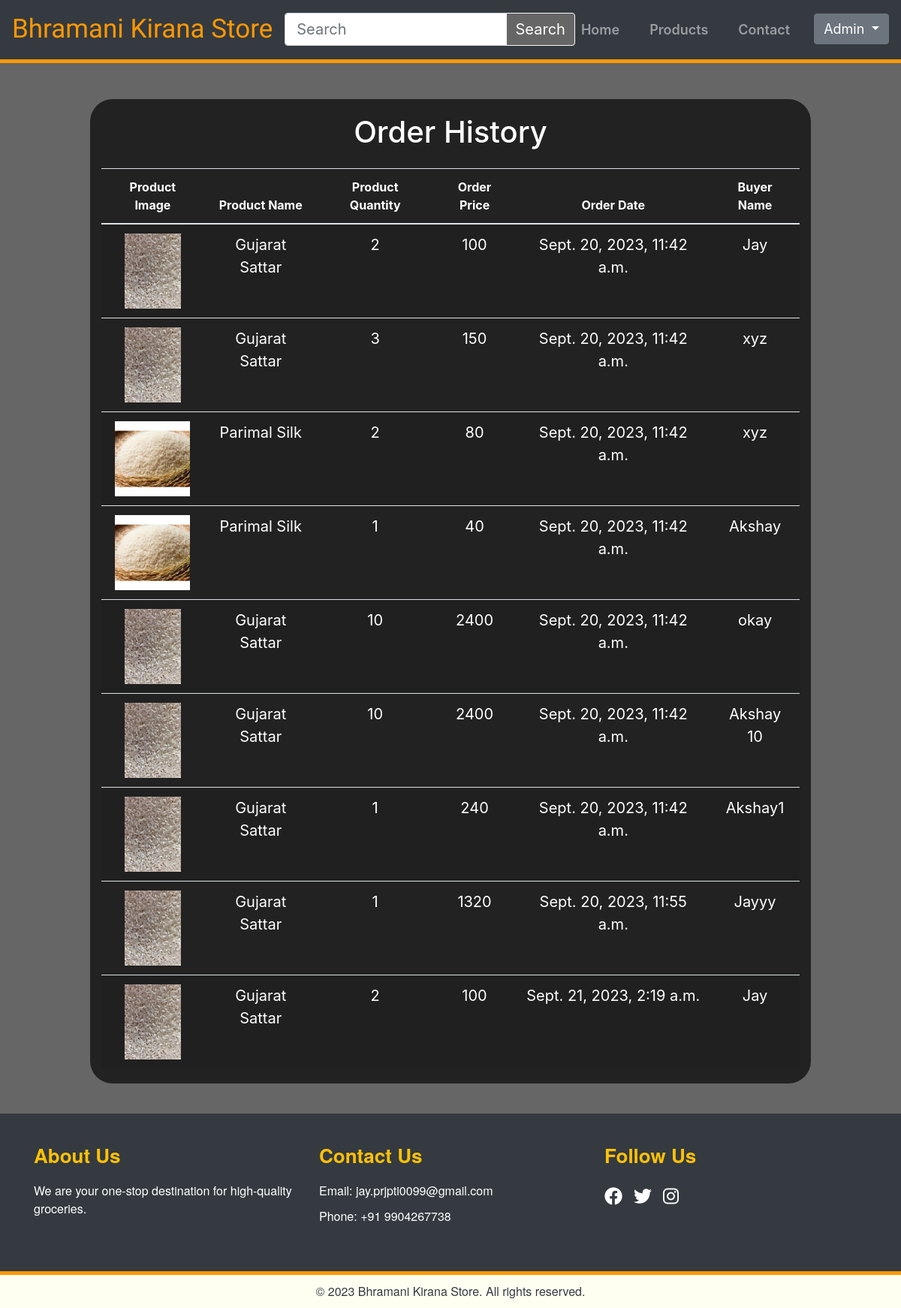
The page /vendorcart/ (signed in) on the database its author committed.
### jagruti/models.py (models this page shows)
class Product(models.Model):
    category = models.ForeignKey(Category, on_delete=models.CASCADE)
    Productname = models.CharField(max_length=200)
    Price = models.CharField(max_length=200)
    Quantity = models.CharField(max_length=200)
    Description = models.CharField(max_length=200)
    Image = models.ImageField(upload_to="productimage")

class Cart(models.Model):
    userid = models.CharField(max_length=200)
    productid = models.CharField(max_length=200)
    orderid = models.CharField(max_length=200)
    quantity = models.CharField(max_length=200)
    productprice = models.CharField(max_length=200)
    totalprice = models.CharField(max_length=200)
    datetime = models.DateTimeField(auto_created=True, auto_now=True)

class shipping(models.Model):
    userid = models.CharField(max_length=200)
    productid = models.CharField(max_length=200)
    firstname = models.CharField(max_length=200)
    lastname = models.CharField(max_length=200)
    email = models.CharField(max_length=200)
    contact = models.CharField(max_length=200)
    address = models.CharField(max_length=200)
    price = models.CharField(max_length=200)

### jagruti/views.py (the view, shortened to what this page needs)
# urls.py: path("vendorcart/",views.VendorCart,name="vcart"),
def VendorCart(request):
    orderdata = Order.objects.all()
    productlist = []
    cartdata = Cart.objects.all()
    prolist = []
    for j in cartdata:
        prodict = {}
        producdata = Product.objects.get(id=j.productid)
        users = shipping.objects.filter(id=j.orderid)
        prodict['image'] = producdata.Image
        prodict['name'] = producdata.Productname
        prodict['qty'] = j.quantity
        prodict['price'] = j.totalprice
        prodict['date'] = j.datetime
        for user in users:
            prodict['username'] = user.firstname
        prolist.append(prodict)
    return render(request, 'jagruti/ordertable.html', {'productlist': productlist, 'prolist': prolist})

### jagruti/templates/jagruti/ordertable.html (shortened to what this page needs)
{% extends 'jagruti/base.html' %}
{% load static %}
{% block content %}
<link rel="stylesheet" type="text/css" href="{% static 'css/order.css' %}">
<div class="container mt-5 order">
  <h2 class="text-center mb-4">Order History</h2>
  {% if request.session.email %}
  <div class="table-responsive">
    <table class="table table-striped">
      <thead>
        <tr>
          <th>Product Image</th>
          <th>Product Name</th>
          <th>Product Quantity</th>
          <th>Order Price</th>
          <th>Order Date</th>
          <th>Buyer Name</th>
        </tr>
      </thead>
      <tbody>
        {% for i in productlist %}
        <tr>
          <td><img src="{{i.image.url}}"height="100px "/></td>
          <td>{{i.name}}</td>
          <td>{{i.quantity}}</td>
          <td>{{i.price}}</td>
          <td>{{i.date}}</td>
          <td>{{i.username}}</td>
          </form>
        </tr>
        {% endfor %}
        {% if prolist %}
        {% for j in prolist %}
        <tr>
          <td><img src="{{j.image.url}}"height="100px "/></td>
          <td>{{j.name}}</td>
          <td>{{j.qty}}</td>
          <td>{{j.price}}</td>
          <td>{{j.date}}</td>
          <td>{{j.username}}</td>
          {% comment %} <td>{{i.date}}</td> {% endcomment %}
          </form>
        </tr>
        {% endfor %}
        {% endif %}
      </tbody>
    </table>
  </div>
  {% elif request.session.username %}
  <div class="table-responsive">
    <table class="table table-striped">
      <thead>
        <tr>
          <th>Product Image</th>
          <th>Product Name</th>
          <th>Product Quantity</th>
          <th>Order Price</th>
          <th>Order Date</th>
          <th>Buyer Name</th>
        </tr>
      </thead>
      <tbody>
        {% if prolist %}
        {% for j in prolist %}
        <tr>
          <td><img src="{{j.image.url}}"height="100px "/></td>
          <td>{{j.name}}</td>
          <td>{{j.qty}}</td>
          <td>{{j.price}}</td>
          <td>{{j.date}}</td>
          <td>{{j.username}}</td>
        </tr>
        {% endfor %}
        {% endif %}
      </tbody>
    </table>
  </div>
  {% endif %}
</div>
{% endblock %}

### static/css/order.css (style rules this page uses)
.order { min-height: 80vh; background-color: #222; color: #fff; border-radius: 30px; padding-top: 20px; margin-bottom: 40px; max-width:80%; }
h2 { font-size: 40px; }
.table { width: 100%; }
.table thead th { color: #fff; text-align: center; }
.table tbody tr { background-color: #222; color: #fff; text-align: center; font-size: 20px; min-font-size: 12px; }
.table tbody td img { max-width: 100px; max-height: 100px; display: block; margin: 0 auto; }
.table { margin-bottom: 20px; }
.table-responsive { overflow-x: auto; overflow-y: hidden; -webkit-overflow-scrolling: touch; }

### jagruti/templates/jagruti/base.html (style rules this page uses)
:root { --theme-color: #666; }

### rows shown on the page
Product: name "Gujarat Sattar" "Gujarat Sattar" "Gujarat Sattar"
Cart: price "100", date "Sept. 20, 2023, 11:42 a.m."
shipping: username "Jay"
Cart: price "150", date "Sept. 20, 2023, 11:42 a.m."
shipping: username "xyz"
Product: name "Parimal Silk" "Parimal Silk"
Cart: price "80", date "Sept. 20, 2023, 11:42 a.m."
shipping: username "xyz"
Cart: price "40", date "Sept. 20, 2023, 11:42 a.m."
shipping: username "Akshay"
Product: name "Gujarat Sattar" "Gujarat Sattar" "Gujarat Sattar"
Cart: qty "10", price "2400", date "Sept. 20, 2023, 11:42 a.m."
shipping: username "okay"
Cart: qty "10", price "2400", date "Sept. 20, 2023, 11:42 a.m."
shipping: username "Akshay 10"
Cart: price "240", date "Sept. 20, 2023, 11:42 a.m."
shipping: username "Akshay1"
Product: name "Gujarat Sattar"
Cart: price "1320", date "Sept. 20, 2023, 11:55 a.m."
shipping: username "Jayyy"
Cart: price "100", date "Sept. 21, 2023, 2:19 a.m."
shipping: username "Jay"

### other values the page prints
{{ j.qty }} "2" "3" "2" "1" "1" "1" "2"
